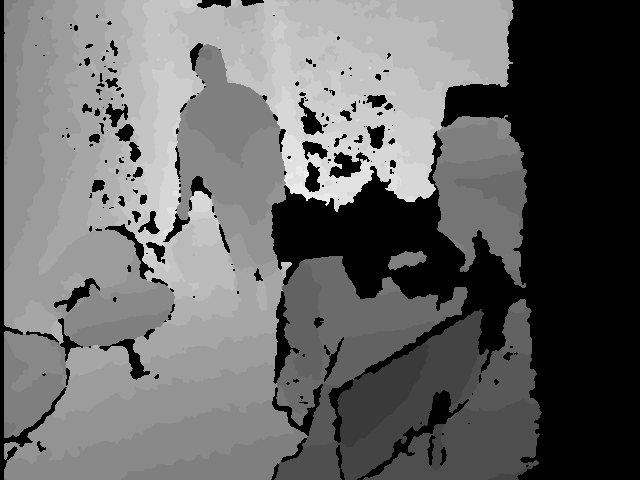
#> input picture assets/dataset_vis_depth1.png, 640 x 480 px
$ python colorize.py ../../assets/dataset_vis_depth1.png thermal
#> lines starting #> are read from the running program, lines starting #| are printed output that depends on the picture
import argparse
import cv2
import numpy as np
import os

def colorize_image(image_path, modality, output_path=None):
    # Load the image as 16-bit grayscale
#> called with image_path = '../../assets/dataset_vis_depth1.png', modality = 'thermal'
    img = cv2.imread(image_path, cv2.IMREAD_UNCHANGED)
#> img is the input picture: shape (480, 640) uint16; min 0, max 6717, mean 2771.1
    if img is None:
        raise ValueError(f"Could not load image: {image_path}")

    if img.dtype != np.uint16:
        raise ValueError(f"Expected a 16-bit image. Got dtype: {img.dtype}")

    # Normalize to 8-bit for colormap application
    img_8bit = cv2.normalize(img, None, 0, 255, cv2.NORM_MINMAX).astype(np.uint8)

    # Select colormap
    if modality == 'thermal':
        colormap = cv2.COLORMAP_INFERNO
    elif modality == 'depth':
        colormap = cv2.COLORMAP_WINTER
    else:
        raise ValueError(f"Unknown modality: {modality}. Use 'thermal' or 'depth'.")

    # Apply colormap
    color_img = cv2.applyColorMap(img_8bit, colormap)
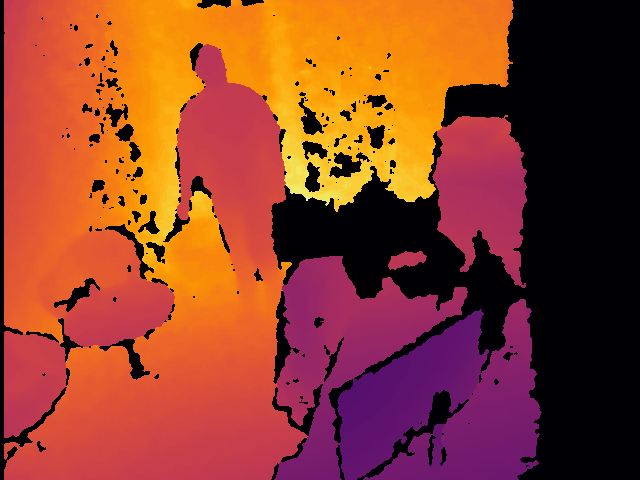
#> color_img: shape (480, 640, 3); mean B, G, R 41.3, 62.9, 143.9

    # Define output path if not provided
    if output_path is None:
        base_name = os.path.splitext(os.path.basename(image_path))[0]
        output_path = f"{base_name}_{modality}_colorized.png"

    # Save the colorized image
    cv2.imwrite(output_path, color_img)
    print(f"Saved colorized image to {output_path}")

if __name__ == "__main__":
    parser = argparse.ArgumentParser(description="Colorize 16-bit thermal or depth image.")
    parser.add_argument("image", help="Path to the input 16-bit image")
    parser.add_argument("modality", choices=["thermal", "depth"], help="Modality of the image")
    parser.add_argument("--output", help="Optional output file path")

    args = parser.parse_args()

    colorize_image(args.image, args.modality, args.output)
